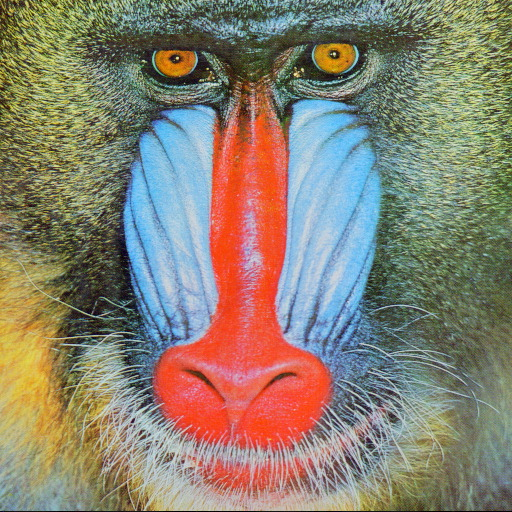
#> input picture emre/baboon.jpg, 512 x 512 px
$ jupyter execute ders1.ipynb
#> lines starting #> are read from the running program, lines starting #| are printed output that depends on the picture; after the words box and inside, x2 and y2 are one past the last pixel; in counts of white or black regions, pixels touching at a corner belong together
[cell 1]
import cv2
import matplotlib.pyplot as plt
import numpy as np

[cell 2]
# [13 lines of commented-out code are left out]

[cell 3]
image1 = cv2.imread("baboon.jpg", cv2.IMREAD_COLOR)
#> image1 is the input picture: shape (512, 512, 3); mean B, G, R 112.9, 129.1, 137.1
resim = plt.imread("baboon.jpg")

image2 = cv2.rectangle(image1,(int(image1.shape[1]/2)-25,int(image1.shape[1]/2)-25),(int(image1.shape[0]/2)+25,int(image1.shape[0]/2)+25),(0,0,0),5)

# image2[int(image2.shape[0]/2)-25:int(image2.shape[0]/2)+25,int(image2.shape[1]/2)-25:int(image2.shape[1]/2)+25,:] = [0,0,0]


cv2.imshow("deneme", image2)
cv2.waitKey(0)
cv2.destroyAllWindows()

[cell 4]
bas_resim = np.zeros(shape=(512,512,3))
cv2.rectangle(bas_resim,(400,200),(200,0),(0,0,255),10) # nereden başlarsam sağa doğoğru yazmam gerekir mesela color=() versirsem pt1 vs çizmem gerekiyor
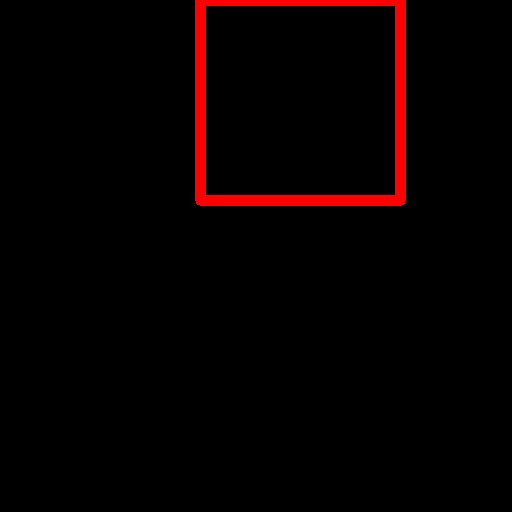
#> bas_resim: shape (512, 512, 3) float64; mean of channels 0, 1, 2 0, 0, 7.5; drawn as B, G, R
plt.imshow(bas_resim)
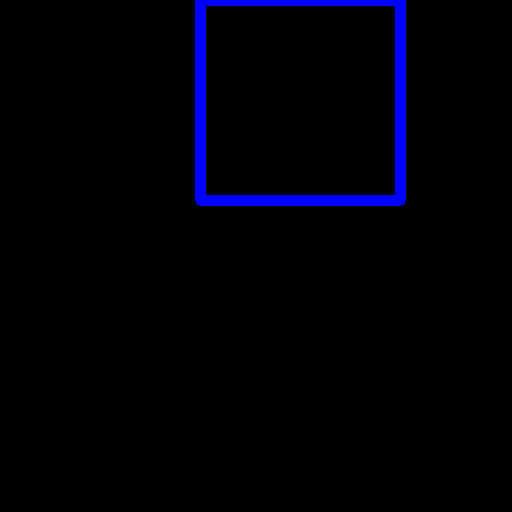
#> shown: shape (512, 512, 3) float64; mean R, G, B 0, 0, 0.0295

[cell 5]
bas_resim = np.zeros(shape=(512,512,3))

[cell 6]
cv2.circle(bas_resim,(300,100),50,(255,0,255),-1)
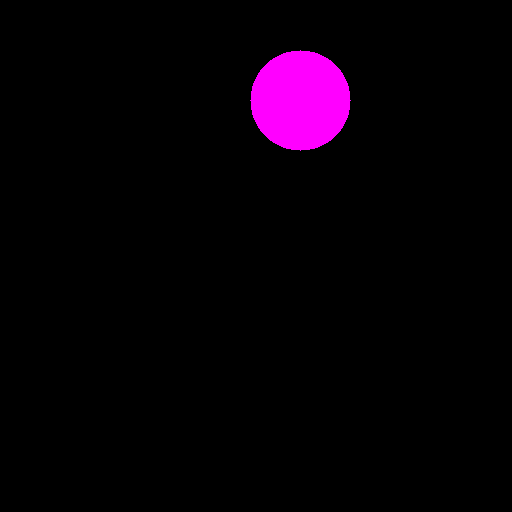
#> bas_resim: shape (512, 512, 3) float64; mean of channels 0, 1, 2 7.6, 0, 7.6; drawn as B, G, R
plt.imshow(bas_resim)

[cell 7]
cv2.line(bas_resim,(0,0),(512,512),(255,255,255),12)
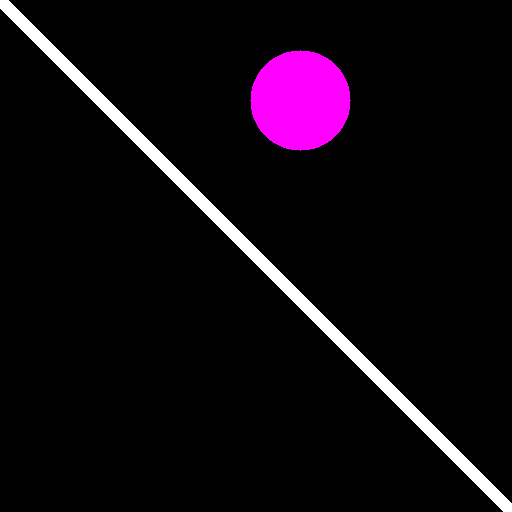
#> bas_resim: shape (512, 512, 3) float64; 3.29% of pixels changed, all inside (x1, y1, x2, y2) = (0, 0, 512, 512); drawn as B, G, R
# cv2.putText(bas_resim,"selam",(10,500))
plt.imshow(bas_resim)
